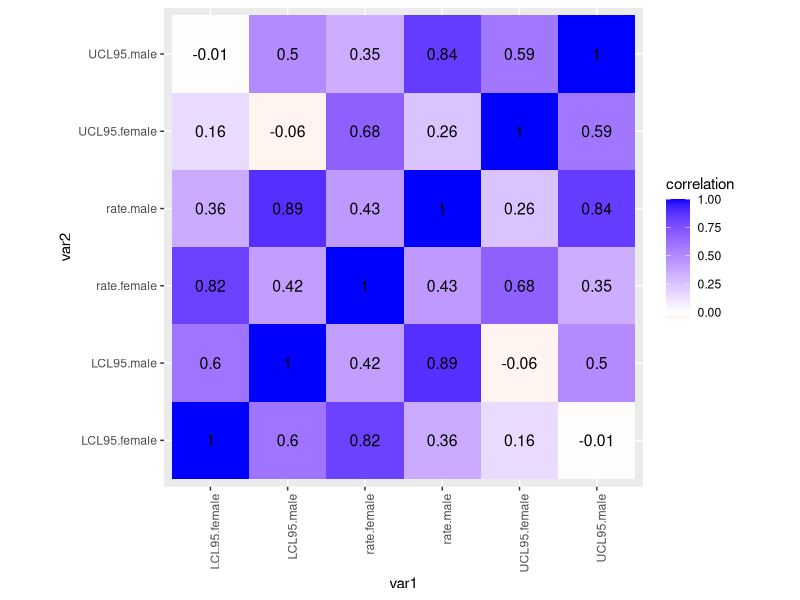
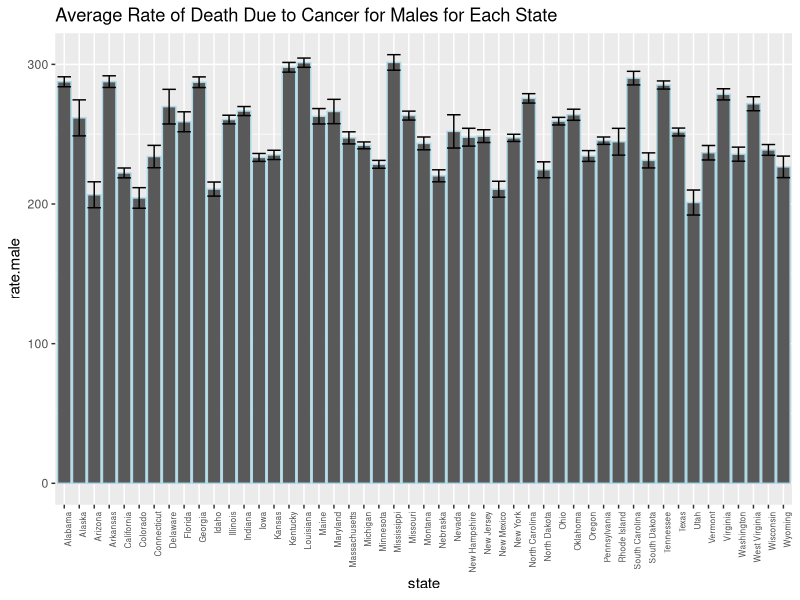
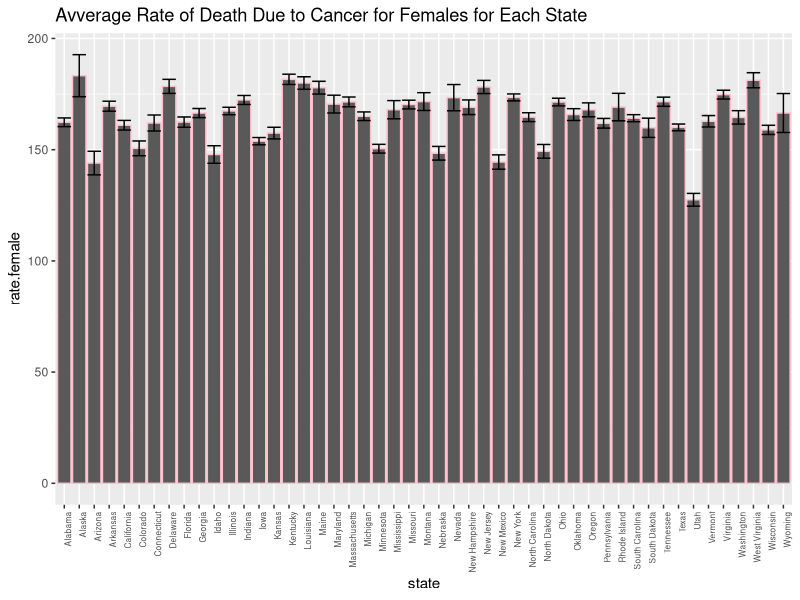
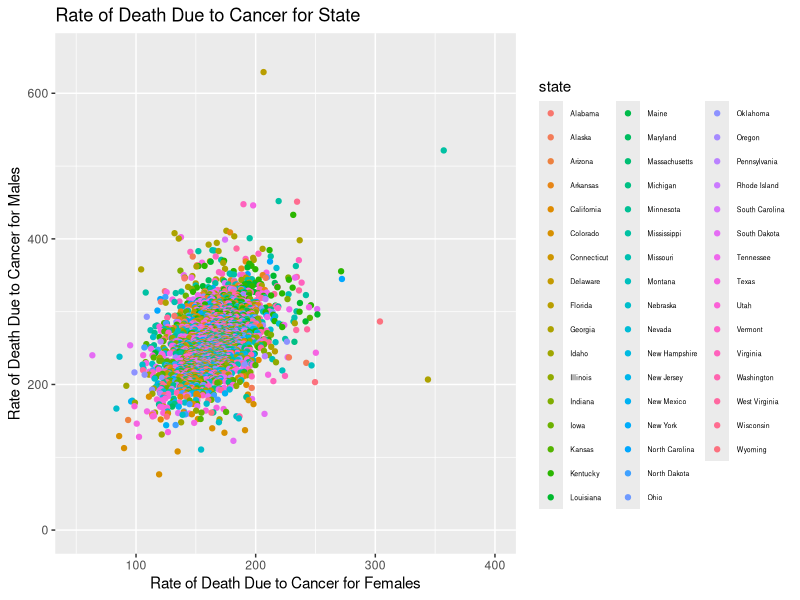
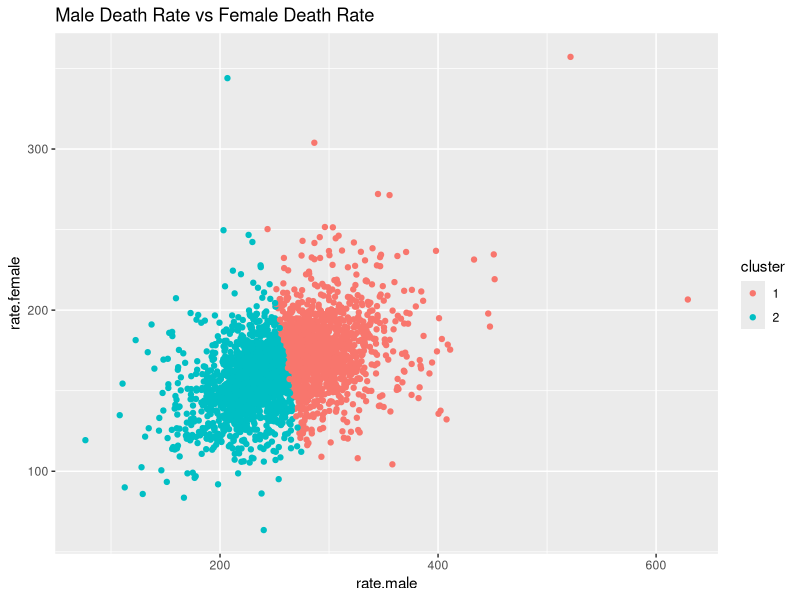
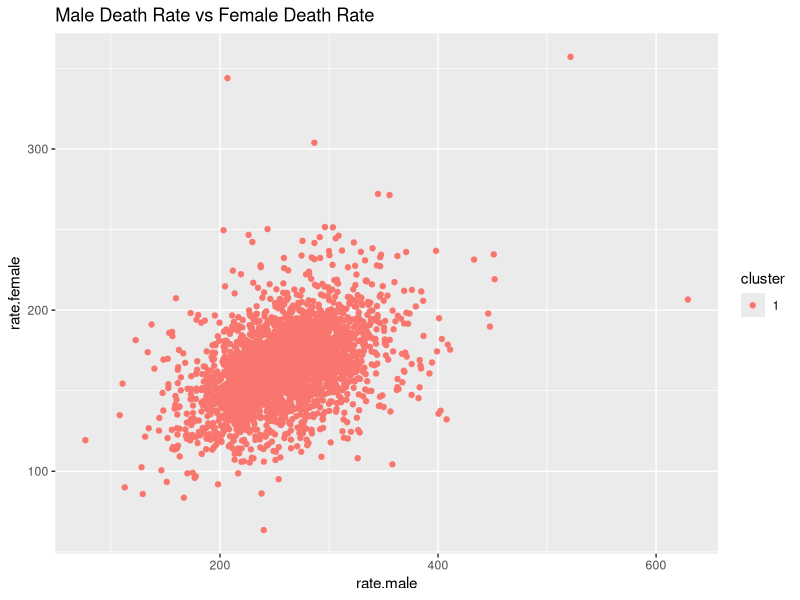
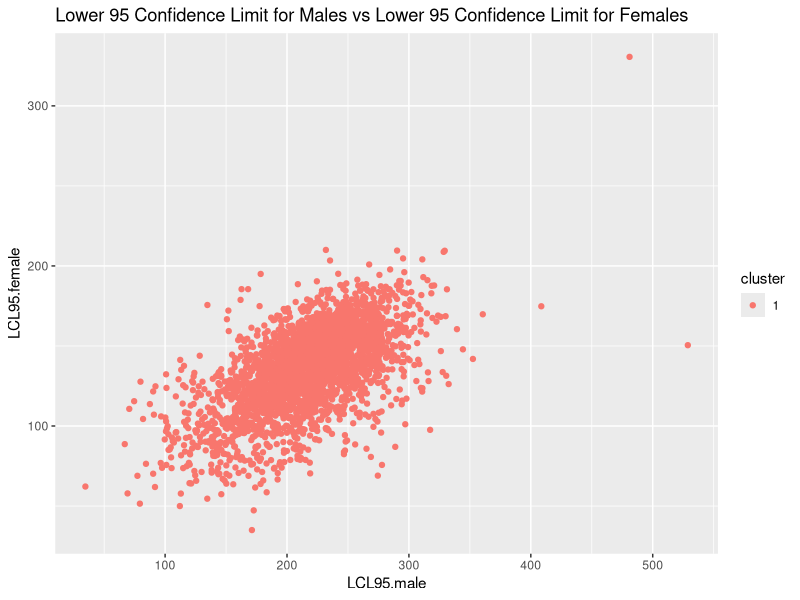

These figures' R source, in order:
## ---- chunk 1
knitr::opts_chunk$set(echo = TRUE, eval = TRUE, fig.align = "center", warning = F, message = F,
tidy=TRUE, tidy.opts=list(width.cutoff=60), R.options=list(max.print=100))
## ---- chunk 2
library(tidyverse)
library(dplyr)
library(latticeExtra)
library(data.table)
library(tidyr)
USCancerRates -> cancer
cancer %>% select(county,state,1:4) -> cancer_1
cancer %>% select(county,5:7) -> cancer_2

## ---- chunk 3

left_join(cancer_1,cancer_2) -> combined_cancer_data
all_equal(cancer,combined_cancer_data)

## ---- chunk 4

combined_cancer_data%>%pivot_wider(names_from="state",values_from="rate.male") -> untidied_cancer


## ---- chunk 5

cancer %>% filter(rate.male > 80) -> cancer_filtered
glimpse(cancer_filtered)

cancer_filtered %>% summarize(n_distinct(county),mean(rate.male, na.rm=T),mean(rate.female, na.rm=T),mean(LCL95.male, na.rm=T),mean(LCL95.female, na.rm=T),sd(rate.male, na.rm=T),sd(rate.female, na.rm=T),sd(LCL95.male, na.rm=T),sd(LCL95.female, na.rm=T),max(rate.male),max(rate.female),max(LCL95.male),max(LCL95.female),min(rate.male),min(rate.female),min(LCL95.male),min(LCL95.female))

cancer %>% summarize(n_distinct(county),mean(rate.male, na.rm=T),mean(rate.female, na.rm=T),mean(LCL95.male, na.rm=T),mean(LCL95.female, na.rm=T),sd(rate.male, na.rm=T),sd(rate.female, na.rm=T),sd(LCL95.male, na.rm=T),sd(LCL95.female, na.rm=T),max(rate.male),max(rate.female),max(LCL95.male),max(LCL95.female),min(rate.male),min(rate.female),min(LCL95.male),min(LCL95.female))

cancer %>% group_by(state)%>% summarize(n_distinct(county),mean(rate.male, na.rm=T),mean(rate.female, na.rm=T),mean(LCL95.male, na.rm=T),mean(LCL95.female, na.rm=T),sd(rate.male, na.rm=T),sd(rate.female, na.rm=T),sd(LCL95.male, na.rm=T),sd(LCL95.female, na.rm=T),max(rate.male),max(rate.female),max(LCL95.male),max(LCL95.female),min(rate.male),min(rate.female),min(LCL95.male),min(LCL95.female))

cancer %>% group_by(county)%>%summarize(n_distinct(state),mean(rate.male, na.rm=T),mean(rate.female, na.rm=T),mean(LCL95.male, na.rm=T),mean(LCL95.female, na.rm=T),sd(rate.male, na.rm=T),sd(rate.female, na.rm=T),sd(LCL95.male, na.rm=T),sd(LCL95.female, na.rm=T),max(rate.male),max(rate.female),max(LCL95.male),max(LCL95.female),min(rate.male),min(rate.female),min(LCL95.male),min(LCL95.female))

cancer %>% group_by(state,county)%>%summarize(mean(rate.male, na.rm=T),mean(rate.female, na.rm=T),mean(LCL95.male, na.rm=T),mean(LCL95.female, na.rm=T),sd(rate.male, na.rm=T),sd(rate.female, na.rm=T),sd(LCL95.male, na.rm=T),sd(LCL95.female, na.rm=T),max(rate.male),max(rate.female),max(LCL95.male),max(LCL95.female),min(rate.male),min(rate.female),min(LCL95.male),min(LCL95.female))

## ---- chunk 6
zscore <- function(x) (x-mean(x, na.rm=T)) / sd(x, na.rm=T)
cancer %>% arrange(desc(rate.male)) %>% mutate_at(1:6, list(z=scale)) -> cancer_z
glimpse(cancer_z)
## ---- chunk 7

cancer %>% na.omit %>% select_if(is.numeric) -> cancer_no_na

cor(cancer_no_na)
cancer_cormat <- cancer_no_na %>% cor
cancer_cormat %>% as.data.frame %>% rownames_to_column("var1") %>% pivot_longer(-1, names_to="var2", values_to="correlation") -> cancer_tidycor
cancer_tidycor %>% ggplot(aes(var1,var2,fill=correlation))+geom_tile()+scale_fill_gradient2(low="red",mid="white",high="blue")+geom_text(aes(label=round(correlation,2)),color = "black", size = 4)+theme(axis.text.x = element_text(angle = 90, hjust = 1))+coord_fixed()


## ---- chunk 8

ggplot(cancer_z, aes(x = state, y = rate.male, fill=LCL95.male))+ ggtitle("Average Rate of Death Due to Cancer for Males for Each State")+geom_bar(stat="summary", fun=mean, position="dodge",color = 'lightblue')+geom_errorbar(stat="summary", fun.data=mean_se, position="dodge")+theme(axis.text.x = element_text(angle=90, hjust=1, size=6),legend.position="none")+ theme(legend.title = element_text(color = "blue", size = 14))

ggplot(cancer_z, aes(x = state, y = rate.female, fill=LCL95.female))+ ggtitle("Avverage Rate of Death Due to Cancer for Females for Each State")+geom_bar(stat="summary", fun=mean, position="dodge",color = 'pink')+geom_errorbar(stat="summary", fun.data=mean_se, position="dodge")+theme(axis.text.x = element_text(angle=90, hjust=1, size=6),legend.position="none")+ theme(legend.title = element_text(color = "blue", size = 14))


ggplot(cancer_z, aes(rate.female, rate.male, color=state))+ ggtitle("Rate of Death Due to Cancer for State")+geom_point()+scale_y_continuous(name="Rate of Death Due to Cancer for Males", limits=c(0,650))+scale_x_continuous(name="Rate of Death Due to Cancer for Females", limits=c(50,400))+theme(legend.text = element_text(color = "black", size = 5))


## ---- chunk 9
library(cluster)
clust_cancer<-cancer_no_na%>%dplyr::select(rate.male,rate.female)
pam1<-clust_cancer%>%pam(k=2)
pamclust<-clust_cancer%>%mutate(cluster=as.factor(pam1$clustering))
pamclust%>%ggplot(aes(rate.male,rate.female,color=cluster))+ggtitle("Male Death Rate vs Female Death Rate")+geom_point() 

pamclust%>%group_by(cluster)%>%summarize_if(is.numeric,mean,na.rm=T)


clust_cancer<-cancer_no_na%>%dplyr::select(rate.male,rate.female)
pam1<-clust_cancer%>%pam(k=1)
pamclust<-clust_cancer%>%mutate(cluster=as.factor(pam1$clustering))
pamclust%>%ggplot(aes(rate.male,rate.female,color=cluster))+ ggtitle("Male Death Rate vs Female Death Rate")+geom_point() 



clust_cancer2<-cancer_no_na%>%dplyr::select(LCL95.male,LCL95.female)
pam1<-clust_cancer2%>%pam(k=1)
pamclust2<-clust_cancer2%>%mutate(cluster=as.factor(pam1$clustering))
pamclust2%>%ggplot(aes(LCL95.male,LCL95.female,color=cluster))+ ggtitle("Lower 95 Confidence Limit for Males vs Lower 95 Confidence Limit for Females")+geom_point()
